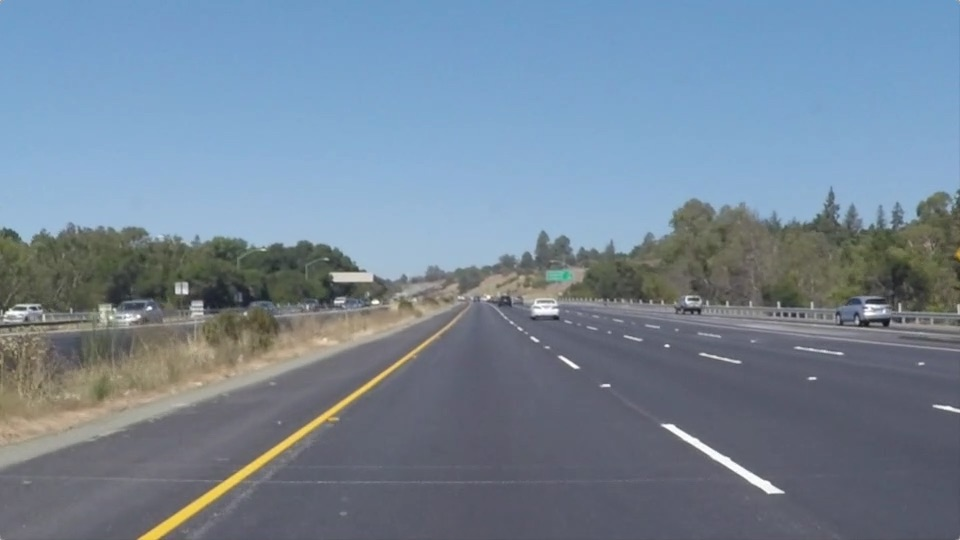
#> input picture test_images/solidYellowLeft.jpg, 960 x 540 px; its folder holds only this picture in this run
$ python roi_images.py
#> lines starting #> are read from the running program, lines starting #| are printed output that depends on the picture; after the words box and inside, x2 and y2 are one past the last pixel; in counts of white or black regions, pixels touching at a corner belong together
#analysing the resizing functinality of Cv2.
import numpy as np
import glob
import matplotlib.pyplot as plt
import matplotlib.image as mpimg
import cv2
from apply_sobel import abs_sobel_thresh

images =  glob.glob('test_images/*.jpg')
im_base = cv2.imread(images[0])
#> im_base is the input picture: shape (540, 960, 3); mean B, G, R 150.8, 133.6, 116.5
imshape = im_base.shape
#> imshape = (540, 960, 3)

def region_of_interest(img, vertices):
    """
    Applies an image mask.

    Only keeps the region of the image defined by the polygon
    formed from `vertices`. The rest of the image is set to black.
    `vertices` should be a numpy array of integer points.
    """
    #defining a blank mask to start with
    mask = np.zeros_like(img)

    #defining a 3 channel or 1 channel color to fill the mask with depending on the input image
    if len(img.shape) > 2:
        channel_count = img.shape[2]  # i.e. 3 or 4 depending on your image
        ignore_mask_color = (255,) * channel_count
    else:
        ignore_mask_color = 255

    #filling pixels inside the polygon defined by "vertices" with the fill color
    cv2.fillPoly(mask, vertices, ignore_mask_color)

    #returning the image only where mask pixels are nonzero
    masked_image = cv2.bitwise_and(img, mask)
    return masked_image


#define perspective transormation function
def warp(img,src,dst):
    #define calibration box in source and destination
    img_size = (img.shape[1], img.shape[0])


    #compute the perspective image transformation mapping
    M = cv2.getPerspectiveTransform(src, dst)

    #could compute the inverse also by swapping the input parameters
    Minv = cv2.getPerspectiveTransform(dst,src)

    #create warped image - uses the linear interpolation
    warped = cv2.warpPerspective(img, M,img_size,flags = cv2.INTER_LINEAR )
    #create unwarped image - uses the linear interpolation
    unwarped = cv2.warpPerspective(img, Minv,img_size,flags = cv2.INTER_LINEAR )

    return warped,unwarped

y_bottom_idx = imshape[0]-50
#> y_bottom_idx = 490
y_top_idx = 500
x_left_bottom= 200
x_right_bottom= 1200
x_left_top = 500
x_right_top = 900

#four co-ordinates
src = np.float32([[x_right_top, y_top_idx],
                  [x_right_bottom,y_bottom_idx],
                  [x_left_bottom,y_bottom_idx],
                  [x_left_top, y_top_idx]])
dst = np.float32([[x_right_bottom,0],
                  [x_right_bottom,y_bottom_idx],
                  [x_left_bottom,y_bottom_idx],
                  [x_left_bottom,0]])

vertices = np.array([[(x_left_bottom,y_bottom_idx),(x_left_top, y_top_idx), (x_right_top, y_top_idx), (x_right_bottom,y_bottom_idx)]], dtype=np.int32)
for each in images:
    im = cv2.imread(each)
    mask_img = region_of_interest(im,vertices)
#> in region_of_interest, `cv2.fillPoly(mask, vertices, ignore_mask_color)`:
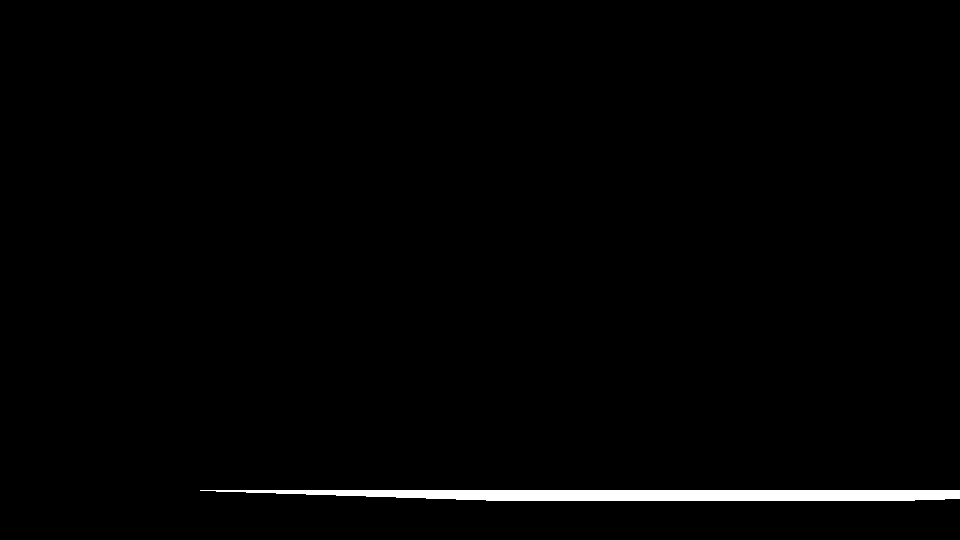
#> mask: shape (540, 960, 3); 1.3% white; 1 white region, box (x1, y1, x2, y2) and area: (200, 490, 960, 501) 6790
    warped_im,_ = warp(mask_img,src,dst)
#> in warp, `warped = cv2.warpPerspective(img, M,img_size,flags = cv2.INTER_LINEAR )`:
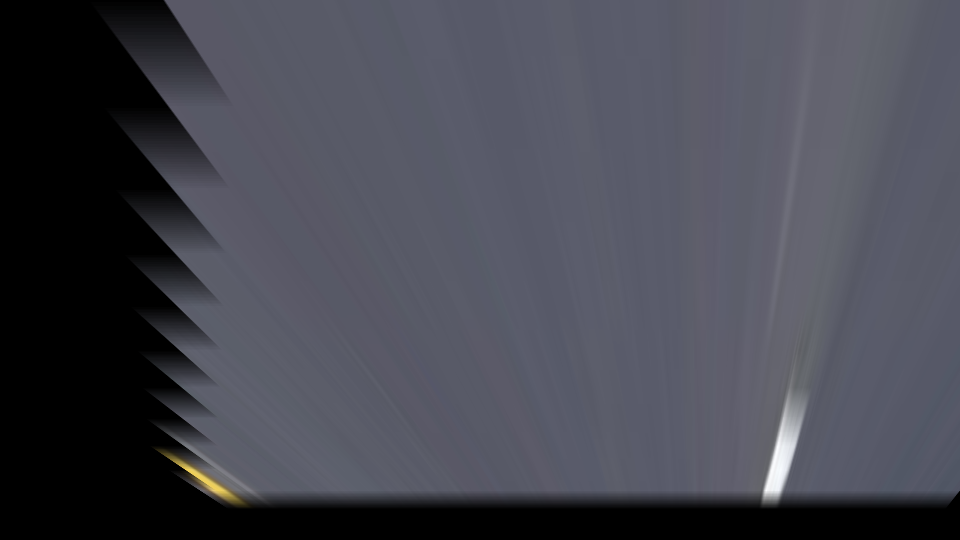
#> warped: shape (540, 960, 3); mean B, G, R 80.1, 70.2, 69
    im_name = each[-5:]
    cv2.imshow('org_im',im)
    cv2.waitKey(1)
    cv2.imshow('roi_image',warped_im)
    cv2.waitKey(0)
    #mpimg.imsave(im_name,warped_im)
    #warped_im = cv2.cvtColor(warped_im, cv2.COLOR_BGR2RGB)
    cv2.imwrite(im_name,warped_im)
cv2.destroyAllWindows()
